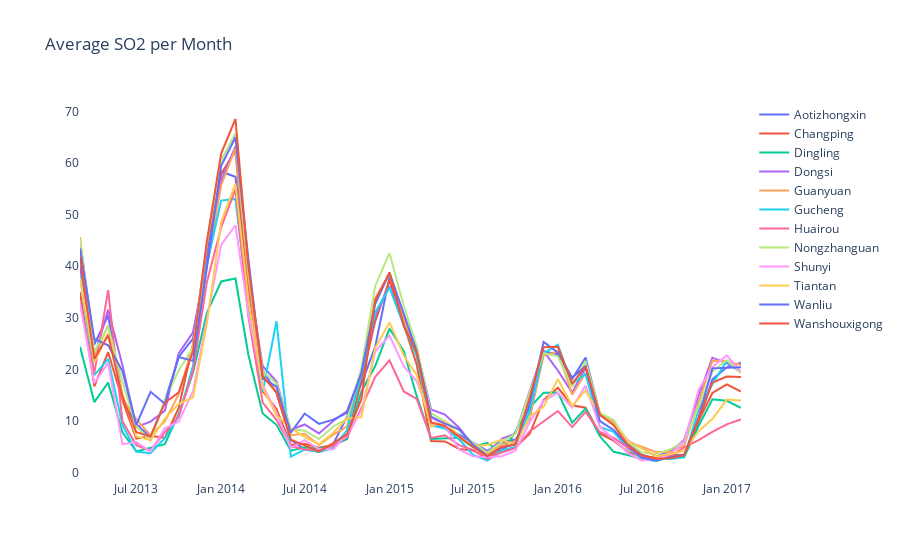

Notebook code for this chart:
### Markdown cell above
#### SO2 (Sodium Dioxide)

### Code cell
fig = go.Figure()

for station in stations:
    fig.add_trace(go.Scatter(
        x=v1[v1['station'] == station]['year_month'],
        y=v1[v1['station'] == station]['SO2'], 
        mode='lines', 
        name=station 
    ))

fig.update_layout(
    title='Average SO2 per Month',
    showlegend=True,
    plot_bgcolor='white',
)
